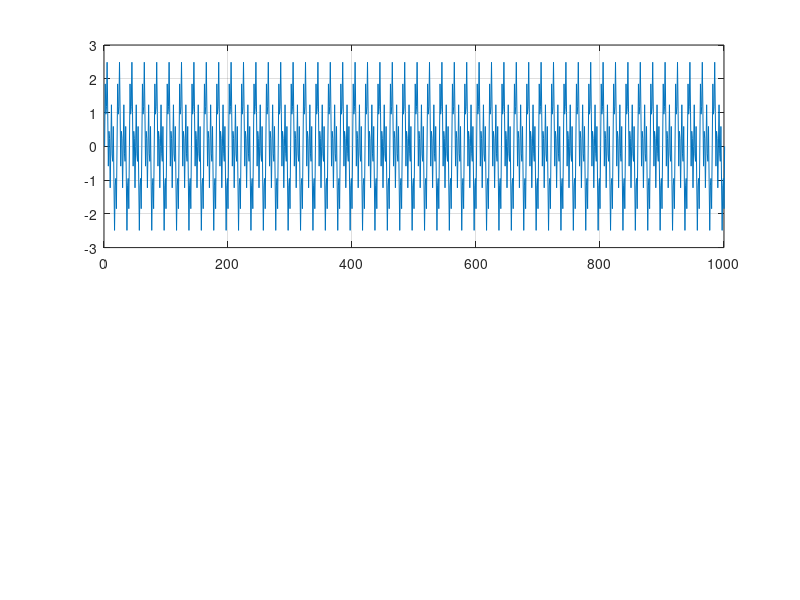

This chart was generated by the following MATLAB code:
fs=1000;
t=0:1/fs:1;
f1=50;f2=100;f3=300;
xt=sin(2*pi*f1*t)+sin(2*pi*f2*t)+sin(2*pi*f3*t);
subplot(211);
plot(xt);
grid on
axis([0,1000,-3,3])
number=512;
y=fft(xt,number);
